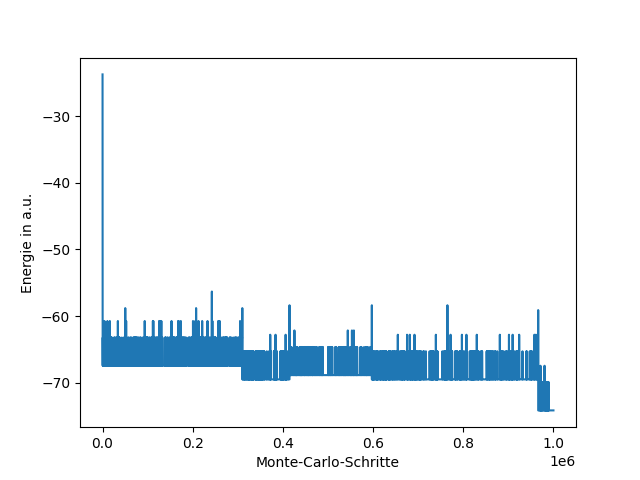

The script that saved this image:
from matplotlib import pyplot as plt

import network
import numpy as np
from numba import jit, double, int8, int64


@jit(double[:](int8, int64))
def monte_carlo_const_temperature(temperature, number_of_steps):
    simulation = np.zeros(number_of_steps, dtype=double)

    p = network.create_protein(interaction_type='normal')
    simulation[0] = p.energy
    for step in range(1, number_of_steps):
        p.random_fold_step(temperature)
        simulation[step] = p.energy

    return simulation

steps = 1e6
temperature = 1

arr = monte_carlo_const_temperature(temperature, steps)

fig, ax = plt.subplots()

ax.set_xlabel('Monte-Carlo-Schritte')
ax.set_ylabel('Energie in a.u.')
ax.plot(np.arange(steps), arr)
plt.savefig('test')